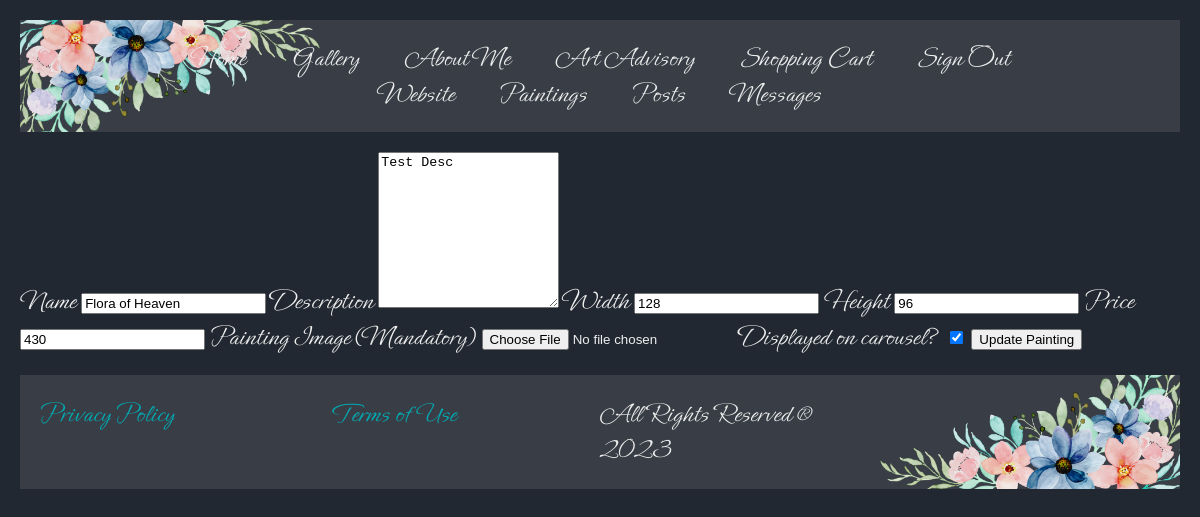
The page /admin/painting/update-painting?painting-id=2 (signed in) on the database its author committed.
### fiona/models/paintings.py (models this page shows, shortened)
class Painting(db.Model):
    __tablename__ = 'paintings'
    id                  = Column(Integer, primary_key=True, autoincrement=True)
    name                = Column(String(128), unique=True, nullable=False)
    description         = Column(Text, nullable=False)
    width               = Column(Integer, nullable=False)
    height              = Column(Integer, nullable=False)
    price               = Column(String(64), nullable=False)
    url                 = Column(String(256), nullable=False, unique=True)
    is_carousel_item    = Column(Boolean, nullable=False, default=False)
    is_sold             = Column(Boolean, nullable=False, default=False)

### fiona/admin.py (the view, shortened to what this page needs)
@app.route('/admin/painting/update-painting', methods=['GET','POST'])
def update_painting():
    website = Website.query.first()
    title = website.name + ' | Update Painting'
    if 'user_id' in session and 'is_admin' in session and request.method == 'GET':
        if request.args.get('painting-id'):
            painting_id = request.args.get('painting-id')
            painting = Painting.query.filter_by(id=painting_id).first()
            painting.description = convert_html_to_text(painting.description)
            return render_template('admin/update_painting.html', title=title, website=website, painting=painting)
        else:
            flash('Invalid request.', Flash_Messages.error)
            return redirect(url_for('paintings'))

### fiona/utilities.py (called while the page is built)
def convert_html_to_text(html_text):
    inner_text = re.sub(r'<p>', '', html_text, flags=re.DOTALL)
    inner_text = re.sub(r'</p>', '', inner_text, flags=re.DOTALL)
    normalized_text = re.sub(r'\n+', '\n', inner_text)
    trimmed_text = normalized_text.strip()
    return trimmed_text

### fiona/templates/admin/update_painting.html
{% extends 'layouts/default.html' %}
{% block content %}
<form action="" method="POST" enctype="multipart/form-data">
    <label for="name">Name</label>
    <input name="name" id="name" type="text" value="{{painting.name}}">
    <label for="description">Description</label>
    <textarea name ="description" id="description" ols="120" rows="10">{{painting.description}}</textarea>
    <label for="width">Width</label>
    <input name="width" id="width" type="text" value="{{painting.width}}">
    <label for="height">Height</label>
    <input name="height" id="height" type="text" value="{{painting.height}}">
    <label for="price">Price</label>
    <input name="price" id="price" type="text" value="{{painting.price}}">
    <label for="image">Painting Image (Mandatory)</label>
    <input name ="image" id="image" type="file">
    <label for="is-carousel-item">Displayed on carousel?</label>
    <input name ="is-carousel-item" id="is-carousel-item" type="checkbox"
        {% if painting.is_carousel_item %}
            checked="on"
        {% endif %}
        >
    <input type="submit" name="submit" id="submit" value="Update Painting">
</form>
{% endblock %}

### fiona/static/css/main.css (style rules this page uses)
:root { --background-color: #222831; --element-color: #393E46; --highlight-color: #00ADB5; --text-color: #EEEEEE; --default-font-size: 28px; --smaller-font-size: 26px; --default-margin: 20px 20px 0 20px; }
body { margin: 0; padding: 0; box-sizing: border-box; background-color: var(--background-color); font-family: 'primary-font'; color: var(--text-color); font-size: var(--default-font-size); }

### rows shown on the page
Painting: name "Flora of Heaven", description "Test Desc", width "128", height "96", price "430", is_carousel_item "☑"
